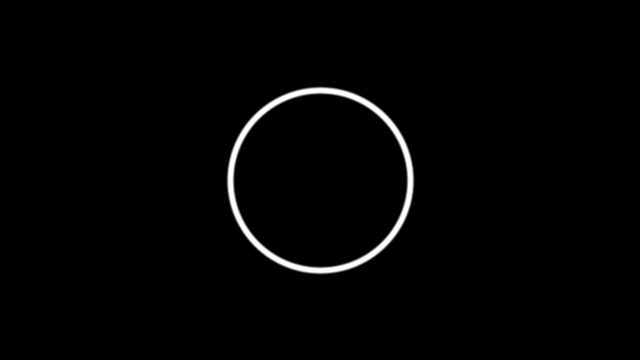
Frame 1 (no input)
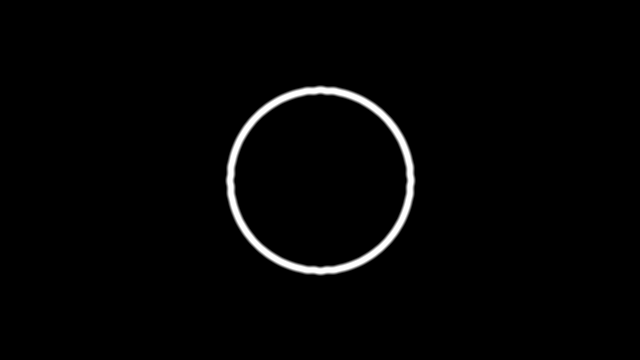
Frame 60 (the mouse pressed at the canvas centre just before this capture)
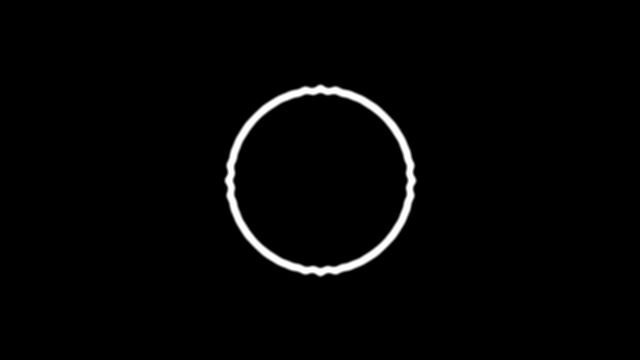
Frame 120 (the mouse held since frame 60 and released just before this capture)

The Processing sketch that drew these frames (run headless with seeded random() and noise(); from frame 60 on, the mouse is pressed at the canvas centre):

// Processing sketch: processing_187064
// ── processing_187064.pde


float[][] grid;
float zoomamt=0;
int moveleft=0, moveup=0;


void setup() {
  size(640, 360);
  frameRate(24);
  grid = new float[width][height];
  reset();
}

void draw() {
  blur(4);
  sharpen();
  display();
  zoom();
  move();
}

void reset() {
  background(0);
  noFill();
  stroke(255);
  strokeWeight(6);
  ellipse(width/2, height/2, height/2, height/2);
  zoomamt=0;
  moveleft=0;
  moveup=0;
  loadPixels();
  for (int i=0; i<width; i++) {
    for (int j=0; j<height; j++) { 
      grid[i][j] = brightness(pixels[i+j*width]);
    }
  }
}

void blur(int times) {
  float[][] newgrid = new float[width][height];
  for (int i=0; i<width; i++) {
    for (int j=0; j<height; j++) { 
      float total = 0;
      for (int x=-1; x<2; x++) {
        for (int y=-1; y<2; y++) {
          total += grid[(i+x+width)%width][(j+y+height)%height];
        }
      }
      total = total/9;
      newgrid[i][j] = total;
    }
  }
  grid = newgrid;
  times--;
  if (times>0) blur(times);
}

void sharpen() {
  float[][] newgrid = new float[width][height];
  for (int i=0; i<width; i++) {
    for (int j=0; j<height; j++) { 
      float total = 0;
      for (int x=-1; x<2; x++) {
        for (int y=-1; y<2; y++) {
          if (x==0 && y==0) total += 9*grid[i][j];
          else total -= grid[(i+x+width)%width][(j+y+height)%height];
        }
      }
      total = constrain(total, 0, 255);
      newgrid[i][j] = total;
    }
  }
  grid = newgrid;
}

void display() {
  for (int i=0; i<width; i++) {
    for (int j=0; j<height; j++) {
      pixels[i+j*width] = color(grid[i][j]);
    }
  }
  updatePixels();
}

void zoom() {
  float[][] newgrid = new float[width][height];
  for (int i=0; i<width; i++) {
    for (int j=0; j<height; j++) { 
      int newx = round(map(i, 0, width, zoomamt, width-zoomamt));
      int newy = round(map(j, 0, height, zoomamt*height/width, height-zoomamt*height/width));
      newgrid[i][j] = grid[newx][newy];
    }
  }
  grid = newgrid;
}

void move() {
  float[][] newgrid = new float[width][height];
  for (int i=0; i<width; i++) {
    for (int j=0; j<height; j++) { 

      newgrid[i][j] = grid[(i+moveleft+width)%width][(j+moveup+height)%height];
    }
  }
  grid = newgrid;
}

void keyPressed() {
  if (key=='1') zoomamt+=0.5;
  if (key=='0' && zoomamt>0) zoomamt-=0.5;
  if (key=='r') reset();
  if (key == CODED) {
    if (keyCode==LEFT) {
      moveleft++;
    }
    if (keyCode==RIGHT) {
      moveleft--;
    }
    if (keyCode==DOWN) {
      moveup--;
    }
    if (keyCode==UP) {
      moveup++;
    }
  }
}
